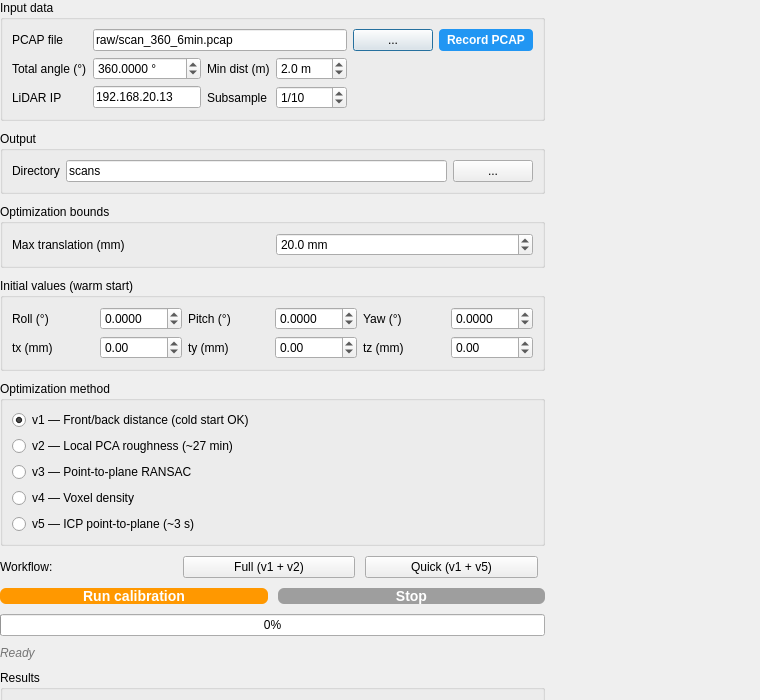
<?xml version="1.0" encoding="UTF-8"?>
<ui version="4.0">
 <class>CalibrationWindow</class>
 <widget class="QDialog" name="CalibrationWindow">
  <property name="geometry">
   <rect>
    <x>0</x>
    <y>0</y>
    <width>760</width>
    <height>700</height>
   </rect>
  </property>
  <property name="windowTitle">
   <string>Mount calibration</string>
  </property>
  <widget class="QWidget" name="">
   <layout class="QVBoxLayout" name="verticalLayout">
    <property name="contentsMargins">
     <number>12</number>
    </property>
    <property name="spacing">
     <number>10</number>
    </property>

    <!-- ══ Input PCAP ══ -->
    <item>
     <widget class="QGroupBox" name="groupInput">
      <property name="title">
       <string>Input data</string>
      </property>
      <layout class="QGridLayout" name="layoutInput">
       <item row="0" column="0">
        <widget class="QLabel">
         <property name="text"><string>PCAP file</string></property>
        </widget>
       </item>
       <item row="0" column="1" colspan="3">
        <widget class="QLineEdit" name="editPcap">
         <property name="text"><string>raw/scan_360_6min.pcap</string></property>
        </widget>
       </item>
       <item row="0" column="4">
        <widget class="QPushButton" name="btnBrowsePcap">
         <property name="text"><string>...</string></property>
         <property name="maximumWidth"><number>32</number></property>
        </widget>
       </item>
       <item row="0" column="5">
        <widget class="QPushButton" name="btnRecordPcap">
         <property name="text"><string>Record PCAP</string></property>
         <property name="toolTip"><string>Slow 360° scan + PCAP recording for calibration</string></property>
         <property name="styleSheet">
          <string>QPushButton { background-color: #2196F3; color: white; font-weight: bold; border-radius: 4px; padding: 4px 8px; }
QPushButton:hover { background-color: #1976D2; }
QPushButton:disabled { background-color: #9E9E9E; }</string>
         </property>
        </widget>
       </item>

       <item row="1" column="0">
        <widget class="QLabel">
         <property name="text"><string>Total angle (°)</string></property>
        </widget>
       </item>
       <item row="1" column="1">
        <widget class="QDoubleSpinBox" name="spinTotalAngle">
         <property name="minimum"><double>1.0</double></property>
         <property name="maximum"><double>720.0</double></property>
         <property name="value"><double>360.0</double></property>
         <property name="decimals"><number>4</number></property>
         <property name="suffix"><string> °</string></property>
        </widget>
       </item>
       <item row="1" column="2">
        <widget name="labelMinDist" class="QLabel">
         <property name="text"><string>Min dist (m)</string></property>
        </widget>
       </item>
       <item row="1" column="3">
        <widget class="QDoubleSpinBox" name="spinMinDist">
         <property name="minimum"><double>0.0</double></property>
         <property name="maximum"><double>100.0</double></property>
         <property name="value"><double>2.0</double></property>
         <property name="decimals"><number>1</number></property>
         <property name="suffix"><string> m</string></property>
        </widget>
       </item>

       <item row="2" column="0">
        <widget class="QLabel">
         <property name="text"><string>LiDAR IP</string></property>
        </widget>
       </item>
       <item row="2" column="1">
        <widget class="QLineEdit" name="editIP">
         <property name="text"><string>192.168.20.13</string></property>
         <property name="maximumWidth"><number>140</number></property>
        </widget>
       </item>
       <item row="2" column="2">
        <widget class="QLabel">
         <property name="text"><string>Subsample</string></property>
        </widget>
       </item>
       <item row="2" column="3">
        <widget class="QSpinBox" name="spinSubsample">
         <property name="minimum"><number>1</number></property>
         <property name="maximum"><number>100</number></property>
         <property name="value"><number>10</number></property>
         <property name="prefix"><string>1/</string></property>
        </widget>
       </item>
      </layout>
     </widget>
    </item>

    <!-- ══ Output ══ -->
    <item>
     <widget class="QGroupBox" name="groupOutput">
      <property name="title">
       <string>Output</string>
      </property>
      <layout class="QHBoxLayout" name="layoutOutput">
       <item>
        <widget class="QLabel">
         <property name="text"><string>Directory</string></property>
        </widget>
       </item>
       <item>
        <widget class="QLineEdit" name="editOutputDir">
         <property name="text"><string>scans</string></property>
        </widget>
       </item>
       <item>
        <widget class="QPushButton" name="btnBrowseOutput">
         <property name="text"><string>...</string></property>
         <property name="maximumWidth"><number>32</number></property>
        </widget>
       </item>
      </layout>
     </widget>
    </item>

    <!-- ══ Bounds ══ -->
    <item>
     <widget class="QGroupBox" name="groupBounds">
      <property name="title">
       <string>Optimization bounds</string>
      </property>
      <layout class="QHBoxLayout" name="layoutBounds">
       <item>
        <widget class="QLabel">
         <property name="text"><string>Max translation (mm)</string></property>
        </widget>
       </item>
       <item>
        <widget class="QDoubleSpinBox" name="spinMaxShift">
         <property name="minimum"><double>1.0</double></property>
         <property name="maximum"><double>500.0</double></property>
         <property name="value"><double>20.0</double></property>
         <property name="decimals"><number>1</number></property>
         <property name="suffix"><string> mm</string></property>
        </widget>
       </item>
      </layout>
     </widget>
    </item>

    <!-- ══ Initial values (warm start) ══ -->
    <item>
     <widget class="QGroupBox" name="groupInit">
      <property name="title">
       <string>Initial values (warm start)</string>
      </property>
      <layout class="QGridLayout" name="layoutInit">
       <item row="0" column="0">
        <widget class="QLabel">
         <property name="text"><string>Roll (°)</string></property>
        </widget>
       </item>
       <item row="0" column="1">
        <widget class="QDoubleSpinBox" name="spinInitRoll">
         <property name="minimum"><double>-180.0</double></property>
         <property name="maximum"><double>180.0</double></property>
         <property name="value"><double>0.0</double></property>
         <property name="decimals"><number>4</number></property>
        </widget>
       </item>
       <item row="0" column="2">
        <widget class="QLabel">
         <property name="text"><string>Pitch (°)</string></property>
        </widget>
       </item>
       <item row="0" column="3">
        <widget class="QDoubleSpinBox" name="spinInitPitch">
         <property name="minimum"><double>-180.0</double></property>
         <property name="maximum"><double>180.0</double></property>
         <property name="value"><double>0.0</double></property>
         <property name="decimals"><number>4</number></property>
        </widget>
       </item>
       <item row="0" column="4">
        <widget class="QLabel">
         <property name="text"><string>Yaw (°)</string></property>
        </widget>
       </item>
       <item row="0" column="5">
        <widget class="QDoubleSpinBox" name="spinInitYaw">
         <property name="minimum"><double>-180.0</double></property>
         <property name="maximum"><double>180.0</double></property>
         <property name="value"><double>0.0</double></property>
         <property name="decimals"><number>4</number></property>
        </widget>
       </item>

       <item row="1" column="0">
        <widget class="QLabel">
         <property name="text"><string>tx (mm)</string></property>
        </widget>
       </item>
       <item row="1" column="1">
        <widget class="QDoubleSpinBox" name="spinInitTx">
         <property name="minimum"><double>-500.0</double></property>
         <property name="maximum"><double>500.0</double></property>
         <property name="value"><double>0.0</double></property>
         <property name="decimals"><number>2</number></property>
        </widget>
       </item>
       <item row="1" column="2">
        <widget class="QLabel">
         <property name="text"><string>ty (mm)</string></property>
        </widget>
       </item>
       <item row="1" column="3">
        <widget class="QDoubleSpinBox" name="spinInitTy">
         <property name="minimum"><double>-500.0</double></property>
         <property name="maximum"><double>500.0</double></property>
         <property name="value"><double>0.0</double></property>
         <property name="decimals"><number>2</number></property>
        </widget>
       </item>
       <item row="1" column="4">
        <widget class="QLabel">
         <property name="text"><string>tz (mm)</string></property>
        </widget>
       </item>
       <item row="1" column="5">
        <widget class="QDoubleSpinBox" name="spinInitTz">
         <property name="minimum"><double>-500.0</double></property>
         <property name="maximum"><double>500.0</double></property>
         <property name="value"><double>0.0</double></property>
         <property name="decimals"><number>2</number></property>
        </widget>
       </item>
      </layout>
     </widget>
    </item>

    <!-- ══ Method selection ══ -->
    <item>
     <widget class="QGroupBox" name="groupMethod">
      <property name="title">
       <string>Optimization method</string>
      </property>
      <layout class="QVBoxLayout" name="layoutMethod">
       <item>
        <layout class="QHBoxLayout">
         <item>
          <widget class="QRadioButton" name="radioV1">
           <property name="text"><string>v1 — Front/back distance (cold start OK)</string></property>
           <property name="checked"><bool>true</bool></property>
          </widget>
         </item>
        </layout>
       </item>
       <item>
        <layout class="QHBoxLayout">
         <item>
          <widget class="QRadioButton" name="radioV2">
           <property name="text"><string>v2 — Local PCA roughness (~27 min)</string></property>
          </widget>
         </item>
        </layout>
       </item>
       <item>
        <layout class="QHBoxLayout">
         <item>
          <widget class="QRadioButton" name="radioV3">
           <property name="text"><string>v3 — Point-to-plane RANSAC</string></property>
          </widget>
         </item>
        </layout>
       </item>
       <item>
        <layout class="QHBoxLayout">
         <item>
          <widget class="QRadioButton" name="radioV4">
           <property name="text"><string>v4 — Voxel density</string></property>
          </widget>
         </item>
        </layout>
       </item>
       <item>
        <layout class="QHBoxLayout">
         <item>
          <widget class="QRadioButton" name="radioV5">
           <property name="text"><string>v5 — ICP point-to-plane (~3 s)</string></property>
          </widget>
         </item>
        </layout>
       </item>
      </layout>
     </widget>
    </item>

    <!-- ══ Workflow presets ══ -->
    <item>
     <layout class="QHBoxLayout" name="layoutPresets">
      <item>
       <widget class="QLabel">
        <property name="text"><string>Workflow:</string></property>
       </widget>
      </item>
      <item>
       <widget class="QPushButton" name="btnWorkflowFull">
        <property name="text"><string>Full (v1 + v2)</string></property>
        <property name="toolTip"><string>v1 cold start then v2 warm start (~30 min)</string></property>
       </widget>
      </item>
      <item>
       <widget class="QPushButton" name="btnWorkflowQuick">
        <property name="text"><string>Quick (v1 + v5)</string></property>
        <property name="toolTip"><string>v1 cold start then v5 warm start (~2 min)</string></property>
       </widget>
      </item>
      <item>
       <spacer>
        <property name="orientation"><enum>Qt::Horizontal</enum></property>
       </spacer>
      </item>
     </layout>
    </item>

    <!-- ══ Controls ══ -->
    <item>
     <layout class="QHBoxLayout" name="layoutControls">
      <item>
       <widget class="QPushButton" name="btnRun">
        <property name="text"><string>Run calibration</string></property>
        <property name="minimumHeight"><number>44</number></property>
        <property name="styleSheet">
         <string>QPushButton { background-color: #FF9800; color: white; font-size: 14px; font-weight: bold; border-radius: 6px; }
QPushButton:hover { background-color: #F57C00; }
QPushButton:disabled { background-color: #9E9E9E; }</string>
        </property>
       </widget>
      </item>
      <item>
       <widget class="QPushButton" name="btnStop">
        <property name="text"><string>Stop</string></property>
        <property name="minimumHeight"><number>44</number></property>
        <property name="enabled"><bool>false</bool></property>
        <property name="styleSheet">
         <string>QPushButton { background-color: #F44336; color: white; font-size: 14px; font-weight: bold; border-radius: 6px; }
QPushButton:hover { background-color: #E53935; }
QPushButton:disabled { background-color: #9E9E9E; }</string>
        </property>
       </widget>
      </item>
     </layout>
    </item>

    <!-- ══ Progress ══ -->
    <item>
     <widget class="QProgressBar" name="progressBar">
      <property name="value"><number>0</number></property>
      <property name="textVisible"><bool>true</bool></property>
     </widget>
    </item>

    <!-- ══ Status ══ -->
    <item>
     <widget class="QLabel" name="labelStatus">
      <property name="text"><string>Ready</string></property>
      <property name="styleSheet"><string>color: #757575; font-style: italic;</string></property>
     </widget>
    </item>

    <!-- ══ Results ══ -->
    <item>
     <widget class="QGroupBox" name="groupResults">
      <property name="title">
       <string>Results</string>
      </property>
      <layout class="QGridLayout" name="layoutResults">
       <item row="0" column="0">
        <widget class="QLabel">
         <property name="text"><string>Roll</string></property>
         <property name="alignment"><set>Qt::AlignRight|Qt::AlignVCenter</set></property>
        </widget>
       </item>
       <item row="0" column="1">
        <widget class="QLabel" name="labelResRoll">
         <property name="text"><string>—</string></property>
         <property name="styleSheet"><string>font-weight: bold; font-size: 13px;</string></property>
        </widget>
       </item>
       <item row="0" column="2">
        <widget class="QLabel">
         <property name="text"><string>Pitch</string></property>
         <property name="alignment"><set>Qt::AlignRight|Qt::AlignVCenter</set></property>
        </widget>
       </item>
       <item row="0" column="3">
        <widget class="QLabel" name="labelResPitch">
         <property name="text"><string>—</string></property>
         <property name="styleSheet"><string>font-weight: bold; font-size: 13px;</string></property>
        </widget>
       </item>
       <item row="0" column="4">
        <widget class="QLabel">
         <property name="text"><string>Yaw</string></property>
         <property name="alignment"><set>Qt::AlignRight|Qt::AlignVCenter</set></property>
        </widget>
       </item>
       <item row="0" column="5">
        <widget class="QLabel" name="labelResYaw">
         <property name="text"><string>—</string></property>
         <property name="styleSheet"><string>font-weight: bold; font-size: 13px;</string></property>
        </widget>
       </item>

       <item row="1" column="0">
        <widget class="QLabel">
         <property name="text"><string>tx</string></property>
         <property name="alignment"><set>Qt::AlignRight|Qt::AlignVCenter</set></property>
        </widget>
       </item>
       <item row="1" column="1">
        <widget class="QLabel" name="labelResTx">
         <property name="text"><string>—</string></property>
         <property name="styleSheet"><string>font-weight: bold; font-size: 13px;</string></property>
        </widget>
       </item>
       <item row="1" column="2">
        <widget class="QLabel">
         <property name="text"><string>ty</string></property>
         <property name="alignment"><set>Qt::AlignRight|Qt::AlignVCenter</set></property>
        </widget>
       </item>
       <item row="1" column="3">
        <widget class="QLabel" name="labelResTy">
         <property name="text"><string>—</string></property>
         <property name="styleSheet"><string>font-weight: bold; font-size: 13px;</string></property>
        </widget>
       </item>
       <item row="1" column="4">
        <widget class="QLabel">
         <property name="text"><string>tz</string></property>
         <property name="alignment"><set>Qt::AlignRight|Qt::AlignVCenter</set></property>
        </widget>
       </item>
       <item row="1" column="5">
        <widget class="QLabel" name="labelResTz">
         <property name="text"><string>—</string></property>
         <property name="styleSheet"><string>font-weight: bold; font-size: 13px;</string></property>
        </widget>
       </item>

       <item row="2" column="0">
        <widget class="QLabel">
         <property name="text"><string>Improvement</string></property>
         <property name="alignment"><set>Qt::AlignRight|Qt::AlignVCenter</set></property>
        </widget>
       </item>
       <item row="2" column="1" colspan="2">
        <widget class="QLabel" name="labelResImprovement">
         <property name="text"><string>—</string></property>
         <property name="styleSheet"><string>font-weight: bold; font-size: 13px; color: #4CAF50;</string></property>
        </widget>
       </item>
       <item row="2" column="3">
        <widget class="QLabel">
         <property name="text"><string>File</string></property>
         <property name="alignment"><set>Qt::AlignRight|Qt::AlignVCenter</set></property>
        </widget>
       </item>
       <item row="2" column="4" colspan="2">
        <widget class="QLabel" name="labelResFile">
         <property name="text"><string>—</string></property>
         <property name="styleSheet"><string>font-weight: bold; font-size: 11px;</string></property>
        </widget>
       </item>
      </layout>
     </widget>
    </item>

    <!-- ══ Log ══ -->
    <item>
     <widget class="QPlainTextEdit" name="textLog">
      <property name="readOnly"><bool>true</bool></property>
      <property name="minimumHeight"><number>120</number></property>
      <property name="styleSheet">
       <string>QPlainTextEdit { background-color: #1E1E1E; color: #D4D4D4; font-family: monospace; font-size: 11px; }</string>
      </property>
      <property name="placeholderText"><string>Optimization output...</string></property>
     </widget>
    </item>

   </layout>
  </widget>
 </widget>
 <resources/>
 <connections/>
</ui>
